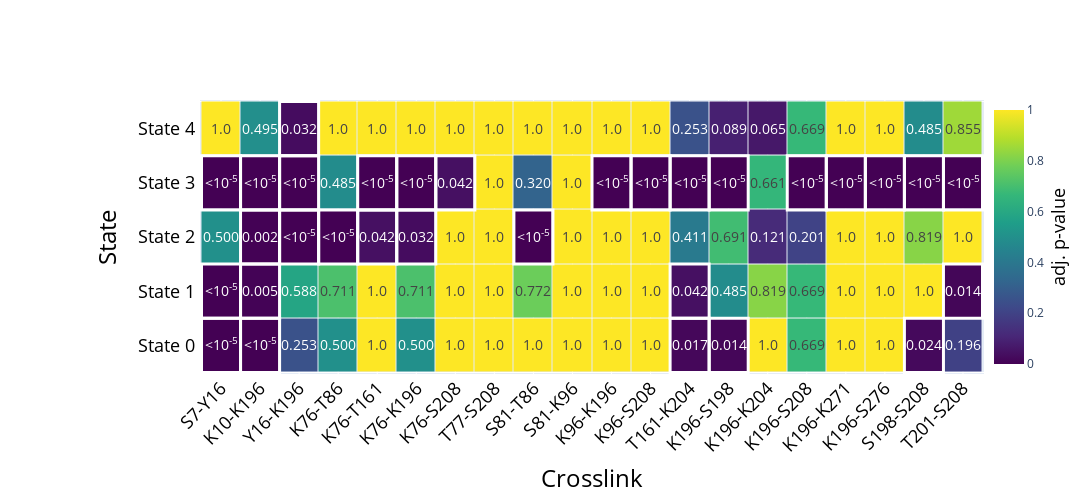

The notebook cell saved with this chart:
### Code cell
# Example data

# Formatting function
def format_pvalue(p):
    if p <= 0.00001:
        return '<10<sup>-5</sup>'

    elif p == 1.0:
        return '1.0'
    return f'{p:.3f}'

# Convert dictionary to a list of lists
z_values = p_values.T
customdata = np.array([[1 if val < 0.05 else 0 for val in row] for row in z_values])
# np_z_values = np.array(z_values).T
text_values = [[format_pvalue(val) for val in row] for row in z_values]  # Format p-values as strings

# Get the second element of each key for x-axis labels
x_labels = crosslinks#[key.split('_')[1] for key in data.keys()]
y_labels = ['State 0', 'State 1', 'State 2', 'State 3', 'State 4', ]



# Create a heatmap with cell borders
fig = go.Figure(data=go.Heatmap(
    z=z_values,
    x=x_labels,
    y=y_labels,
    colorscale="Viridis",
    showscale=True,
    xgap=1,  # Gap between cells on the x-axis (creates a border)
    ygap=1,   # Gap between cells on the y-axis (creates a border)
    text=text_values,  # Display p-values in cells
    texttemplate="%{text}",  # Format text in cells
    textfont=dict(size=14),  # Adjust font size and color for readability
    zmin=0,  # Set minimum of color scale to 0
    zmax=1,  # Set maximum of color scale to 1
    customdata=customdata,
    hovertemplate='<b>Crosslink:</b> %{x}<br>'
                  '<b>State:</b> %{y}<br>'
                  '<b>adj. p-value:</b> %{text}'
                  '<br><b>Significant:</b> %{customdata}<extra></extra>',
    colorbar=dict(
        title="adj. p-value",
        title_side="right",
        titlefont=dict(size=18, color="black"),
        lenmode="fraction",
        len=1.0,
        y=0.5,
        yanchor="middle",
        x=1.0,
        xanchor="left"
    ),
))

# New code to add borders for significant cells
for i in range(len(y_labels)):
    for j in range(len(x_labels)):
        if z_values[i][j] < 0.05:

            fig.add_shape(
                type="rect",
                x0=j-0.5, y0=i-0.5, x1=j+0.5, y1=i+0.5,
                line=dict(color="white", width=3),
                fillcolor="rgba(0,0,0,0)",
                layer="above"
            )

# Update layout to ensure sufficient space and styling
fig.update_layout(
    xaxis=dict(
        title="Crosslink",
        titlefont=dict(size=24, color="black"),
        tickfont=dict(size=18, color="black"),
        tickangle=-45,
        tickmode='array',
        tickvals=x_labels,
        ticktext=x_labels
    ),
    yaxis=dict(
        title="State",
        titlefont=dict(size=24, color="black"),
        tickfont=dict(size=18, color="black"),
        ticklabelposition="outside",
        automargin=True,
        side="left",
        tickson="boundaries",
        ticklen=20,  # Increase tick length
        tickwidth=2,  # Increase tick width for visibility
        ticks="outside",  # Place ticks outside the plot area
        tickcolor="rgba(0,0,0,0)",  # Make ticks transparent
        linecolor="rgba(0,0,0,0)",  # Make axis line transparent
    ),

    margin=dict(l=200, r=100, t=100, b=100),  # Increase margins to ensure full rendering
    width=1700,  # Set optimal width
    height=500,   # Set optimal height
)

# Show the figure
fig.show()

# Save the figure as a high-resolution image
fig.write_image("Simulation_XLMS_consistent_heatmap.png", scale=10)

### Figure 1 — Plotly figure (JSON) as saved in the notebook; plotly's stock layout.template omitted (floating-point values rounded to 4 significant figures)
{"data": [{"colorbar": {"len": 1, "lenmode": "fraction", "title": {"font": {"color": "black", "size": 18}, "side": "right", "text": "adj. p-value"}, "x": 1, "xanchor": "left", "y": 0.5, "yanchor": "middle"}, "colorscale": [[0, "#440154"], [0.1111, "#482878"], [0.2222, "#3e4989"], [0.3333, "#31688e"], [0.4444, "#26828e"], [0.5556, "#1f9e89"], [0.6667, "#35b779"], [0.7778, "#6ece58"], [0.8889, "#b5de2b"], [1, "#fde725"]], "customdata": [[1, 1, 0, 0, 0, 0, 0, 0, 0, 0, 0, 0, 1, 1, 0, 0, 0, 0, 1, 0], [1, 1, 0, 0, 0, 0, 0, 0, 0, 0, 0, 0, 1, 0, 0, 0, 0, 0, 0, 1], [0, 1, 1, 1, 1, 1, 0, 0, 1, 0, 0, 0, 0, 0, 0, 0, 0, 0, 0, 0], [1, 1, 1, 0, 1, 1, 1, 0, 0, 0, 1, 1, 1, 1, 0, 1, 1, 1, 1, 1], [0, 0, 1, 0, 0, 0, 0, 0, 0, 0, 0, 0, 0, 0, 0, 0, 0, 0, 0, 0]], "hovertemplate": "<b>Crosslink:</b> %{x}<br><b>State:</b> %{y}<br><b>adj. p-value:</b> %{text}<br><b>Significant:</b> %{customdata}<extra></extra>", "showscale": true, "text": [["<10<sup>-5</sup>", "<10<sup>-5</sup>", "0.253", "0.500", "1.0", "0.500", "1.0", "1.0", "1.0", "1.0", "1.0", "1.0", "0.017", "0.014", "1.0", "0.669", "1.0", "1.0", "0.024", "0.196"], ["<10<sup>-5</sup>", "0.005", "0.588", "0.711", "1.0", "0.711", "1.0", "1.0", "0.772", "1.0", "1.0", "1.0", "0.042", "0.485", "0.819", "0.669", "1.0", "1.0", "1.0", "0.014"], ["0.500", "0.002", "<10<sup>-5</sup>", "<10<sup>-5</sup>", "0.042", "0.032", "1.0", "1.0", "<10<sup>-5</sup>", "1.0", "1.0", "1.0", "0.411", "0.691", "0.121", "0.201", "1.0", "1.0", "0.819", "1.0"], ["<10<sup>-5</sup>", "<10<sup>-5</sup>", "<10<sup>-5</sup>", "0.485", "<10<sup>-5</sup>", "<10<sup>-5</sup>", "0.042", "1.0", "0.320", "1.0", "<10<sup>-5</sup>", "<10<sup>-5</sup>", "<10<sup>-5</sup>", "<10<sup>-5</sup>", "0.661", "<10<sup>-5</sup>", "<10<sup>-5</sup>", "<10<sup>-5</sup>", "<10<sup>-5</sup>", "<10<sup>-5</sup>"], ["1.0", "0.495", "0.032", "1.0", "1.0", "1.0", "1.0", "1.0", "1.0", "1.0", "1.0", "1.0", "0.253", "0.089", "0.065", "0.669", "1.0", "1.0", "0.485", "0.855"]], "textfont": {"size": 14}, "texttemplate": "%{text}", "type": "heatmap", "x": ["S7-Y16", "K10-K196", "Y16-K196", "K76-T86", "K76-T161", "K76-K196", "K76-S208", "T77-S208", "S81-T86", "S81-K96", "K96-K196", "K96-S208", "T161-K204", "K196-S198", "K196-K204", "K196-S208", "K196-K271", "K196-S276", "S198-S208", "T201-S208"], "xgap": 1, "y": ["State 0", "State 1", "State 2", "State 3", "State 4"], "ygap": 1, "z": [[1e-05, 1e-05, 0.2529, 0.5002, 1, 0.5002, 1, 1, 1, 1, 1, 1, 0.01744, 0.01446, 1, 0.6693, 1, 1, 0.02362, 0.1964], [1e-05, 0.00468, 0.5877, 0.711, 1, 0.711, 1, 1, 0.7718, 1, 1, 1, 0.04194, 0.4847, 0.8191, 0.6693, 1, 1, 1, 0.0137], [0.5002, 0.00238, 1e-05, 1e-05, 0.04194, 0.03246, 1, 1, 1e-05, 1, 1, 1, 0.4109, 0.6908, 0.1206, 0.2005, 1, 1, 0.8191, 1], [1e-05, 1e-05, 1e-05, 0.4847, 1e-05, 1e-05, 0.04186, 1, 0.3201, 1, 1e-05, 1e-05, 1e-05, 1e-05, 0.6613, 1e-05, 1e-05, 1e-05, 1e-05, 1e-05], [1, 0.4955, 0.03246, 1, 1, 1, 1, 1, 1, 1, 1, 1, 0.2529, 0.089, 0.06488, 0.6693, 1, 1, 0.4847, 0.855]], "zmax": 1, "zmin": 0}], "layout": {"height": 500, "margin": {"b": 100, "l": 200, "r": 100, "t": 100}, "shapes": [{"fillcolor": "rgba(0, 0, 0, 0)", "layer": "above", "line": {"color": "white", "width": 3}, "type": "rect", "x0": -0.5, "x1": 0.5, "y0": -0.5, "y1": 0.5}, {"fillcolor": "rgba(0, 0, 0, 0)", "layer": "above", "line": {"color": "white", "width": 3}, "type": "rect", "x0": 0.5, "x1": 1.5, "y0": -0.5, "y1": 0.5}, {"fillcolor": "rgba(0, 0, 0, 0)", "layer": "above", "line": {"color": "white", "width": 3}, "type": "rect", "x0": 11.5, "x1": 12.5, "y0": -0.5, "y1": 0.5}, {"fillcolor": "rgba(0, 0, 0, 0)", "layer": "above", "line": {"color": "white", "width": 3}, "type": "rect", "x0": 12.5, "x1": 13.5, "y0": -0.5, "y1": 0.5}, {"fillcolor": "rgba(0, 0, 0, 0)", "layer": "above", "line": {"color": "white", "width": 3}, "type": "rect", "x0": 17.5, "x1": 18.5, "y0": -0.5, "y1": 0.5}, {"fillcolor": "rgba(0, 0, 0, 0)", "layer": "above", "line": {"color": "white", "width": 3}, "type": "rect", "x0": -0.5, "x1": 0.5, "y0": 0.5, "y1": 1.5}, {"fillcolor": "rgba(0, 0, 0, 0)", "layer": "above", "line": {"color": "white", "width": 3}, "type": "rect", "x0": 0.5, "x1": 1.5, "y0": 0.5, "y1": 1.5}, {"fillcolor": "rgba(0, 0, 0, 0)", "layer": "above", "line": {"color": "white", "width": 3}, "type": "rect", "x0": 11.5, "x1": 12.5, "y0": 0.5, "y1": 1.5}, {"fillcolor": "rgba(0, 0, 0, 0)", "layer": "above", "line": {"color": "white", "width": 3}, "type": "rect", "x0": 18.5, "x1": 19.5, "y0": 0.5, "y1": 1.5}, {"fillcolor": "rgba(0, 0, 0, 0)", "layer": "above", "line": {"color": "white", "width": 3}, "type": "rect", "x0": 0.5, "x1": 1.5, "y0": 1.5, "y1": 2.5}, {"fillcolor": "rgba(0, 0, 0, 0)", "layer": "above", "line": {"color": "white", "width": 3}, "type": "rect", "x0": 1.5, "x1": 2.5, "y0": 1.5, "y1": 2.5}, {"fillcolor": "rgba(0, 0, 0, 0)", "layer": "above", "line": {"color": "white", "width": 3}, "type": "rect", "x0": 2.5, "x1": 3.5, "y0": 1.5, "y1": 2.5}, {"fillcolor": "rgba(0, 0, 0, 0)", "layer": "above", "line": {"color": "white", "width": 3}, "type": "rect", "x0": 3.5, "x1": 4.5, "y0": 1.5, "y1": 2.5}, {"fillcolor": "rgba(0, 0, 0, 0)", "layer": "above", "line": {"color": "white", "width": 3}, "type": "rect", "x0": 4.5, "x1": 5.5, "y0": 1.5, "y1": 2.5}, {"fillcolor": "rgba(0, 0, 0, 0)", "layer": "above", "line": {"color": "white", "width": 3}, "type": "rect", "x0": 7.5, "x1": 8.5, "y0": 1.5, "y1": 2.5}, {"fillcolor": "rgba(0, 0, 0, 0)", "layer": "above", "line": {"color": "white", "width": 3}, "type": "rect", "x0": -0.5, "x1": 0.5, "y0": 2.5, "y1": 3.5}, {"fillcolor": "rgba(0, 0, 0, 0)", "layer": "above", "line": {"color": "white", "width": 3}, "type": "rect", "x0": 0.5, "x1": 1.5, "y0": 2.5, "y1": 3.5}, {"fillcolor": "rgba(0, 0, 0, 0)", "layer": "above", "line": {"color": "white", "width": 3}, "type": "rect", "x0": 1.5, "x1": 2.5, "y0": 2.5, "y1": 3.5}, {"fillcolor": "rgba(0, 0, 0, 0)", "layer": "above", "line": {"color": "white", "width": 3}, "type": "rect", "x0": 3.5, "x1": 4.5, "y0": 2.5, "y1": 3.5}, {"fillcolor": "rgba(0, 0, 0, 0)", "layer": "above", "line": {"color": "white", "width": 3}, "type": "rect", "x0": 4.5, "x1": 5.5, "y0": 2.5, "y1": 3.5}, {"fillcolor": "rgba(0, 0, 0, 0)", "layer": "above", "line": {"color": "white", "width": 3}, "type": "rect", "x0": 5.5, "x1": 6.5, "y0": 2.5, "y1": 3.5}, {"fillcolor": "rgba(0, 0, 0, 0)", "layer": "above", "line": {"color": "white", "width": 3}, "type": "rect", "x0": 9.5, "x1": 10.5, "y0": 2.5, "y1": 3.5}, {"fillcolor": "rgba(0, 0, 0, 0)", "layer": "above", "line": {"color": "white", "width": 3}, "type": "rect", "x0": 10.5, "x1": 11.5, "y0": 2.5, "y1": 3.5}, {"fillcolor": "rgba(0, 0, 0, 0)", "layer": "above", "line": {"color": "white", "width": 3}, "type": "rect", "x0": 11.5, "x1": 12.5, "y0": 2.5, "y1": 3.5}, {"fillcolor": "rgba(0, 0, 0, 0)", "layer": "above", "line": {"color": "white", "width": 3}, "type": "rect", "x0": 12.5, "x1": 13.5, "y0": 2.5, "y1": 3.5}, {"fillcolor": "rgba(0, 0, 0, 0)", "layer": "above", "line": {"color": "white", "width": 3}, "type": "rect", "x0": 14.5, "x1": 15.5, "y0": 2.5, "y1": 3.5}, {"fillcolor": "rgba(0, 0, 0, 0)", "layer": "above", "line": {"color": "white", "width": 3}, "type": "rect", "x0": 15.5, "x1": 16.5, "y0": 2.5, "y1": 3.5}, {"fillcolor": "rgba(0, 0, 0, 0)", "layer": "above", "line": {"color": "white", "width": 3}, "type": "rect", "x0": 16.5, "x1": 17.5, "y0": 2.5, "y1": 3.5}, {"fillcolor": "rgba(0, 0, 0, 0)", "layer": "above", "line": {"color": "white", "width": 3}, "type": "rect", "x0": 17.5, "x1": 18.5, "y0": 2.5, "y1": 3.5}, {"fillcolor": "rgba(0, 0, 0, 0)", "layer": "above", "line": {"color": "white", "width": 3}, "type": "rect", "x0": 18.5, "x1": 19.5, "y0": 2.5, "y1": 3.5}, {"fillcolor": "rgba(0, 0, 0, 0)", "layer": "above", "line": {"color": "white", "width": 3}, "type": "rect", "x0": 1.5, "x1": 2.5, "y0": 3.5, "y1": 4.5}], "width": 1700, "xaxis": {"autorange": true, "range": [-0.5216, 19.52], "tickangle": -45, "tickfont": {"color": "black", "size": 18}, "tickmode": "array", "ticktext": ["S7-Y16", "K10-K196", "Y16-K196", "K76-T86", "K76-T161", "K76-K196", "K76-S208", "T77-S208", "S81-T86", "S81-K96", "K96-K196", "K96-S208", "T161-K204", "K196-S198", "K196-K204", "K196-S208", "K196-K271", "K196-S276", "S198-S208", "T201-S208"], "tickvals": ["S7-Y16", "K10-K196", "Y16-K196", "K76-T86", "K76-T161", "K76-K196", "K76-S208", "T77-S208", "S81-T86", "S81-K96", "K96-K196", "K96-S208", "T161-K204", "K196-S198", "K196-K204", "K196-S208", "K196-K271", "K196-S276", "S198-S208", "T201-S208"], "title": {"font": {"color": "black", "size": 24}, "text": "Crosslink"}, "type": "category"}, "yaxis": {"automargin": true, "autorange": true, "linecolor": "rgba(0, 0, 0, 0)", "range": [-0.5286, 4.529], "side": "left", "tickcolor": "rgba(0, 0, 0, 0)", "tickfont": {"color": "black", "size": 18}, "ticklabelposition": "outside", "ticklen": 20, "ticks": "outside", "tickson": "boundaries", "tickwidth": 2, "title": {"font": {"color": "black", "size": 24}, "text": "State"}, "type": "category"}}}
